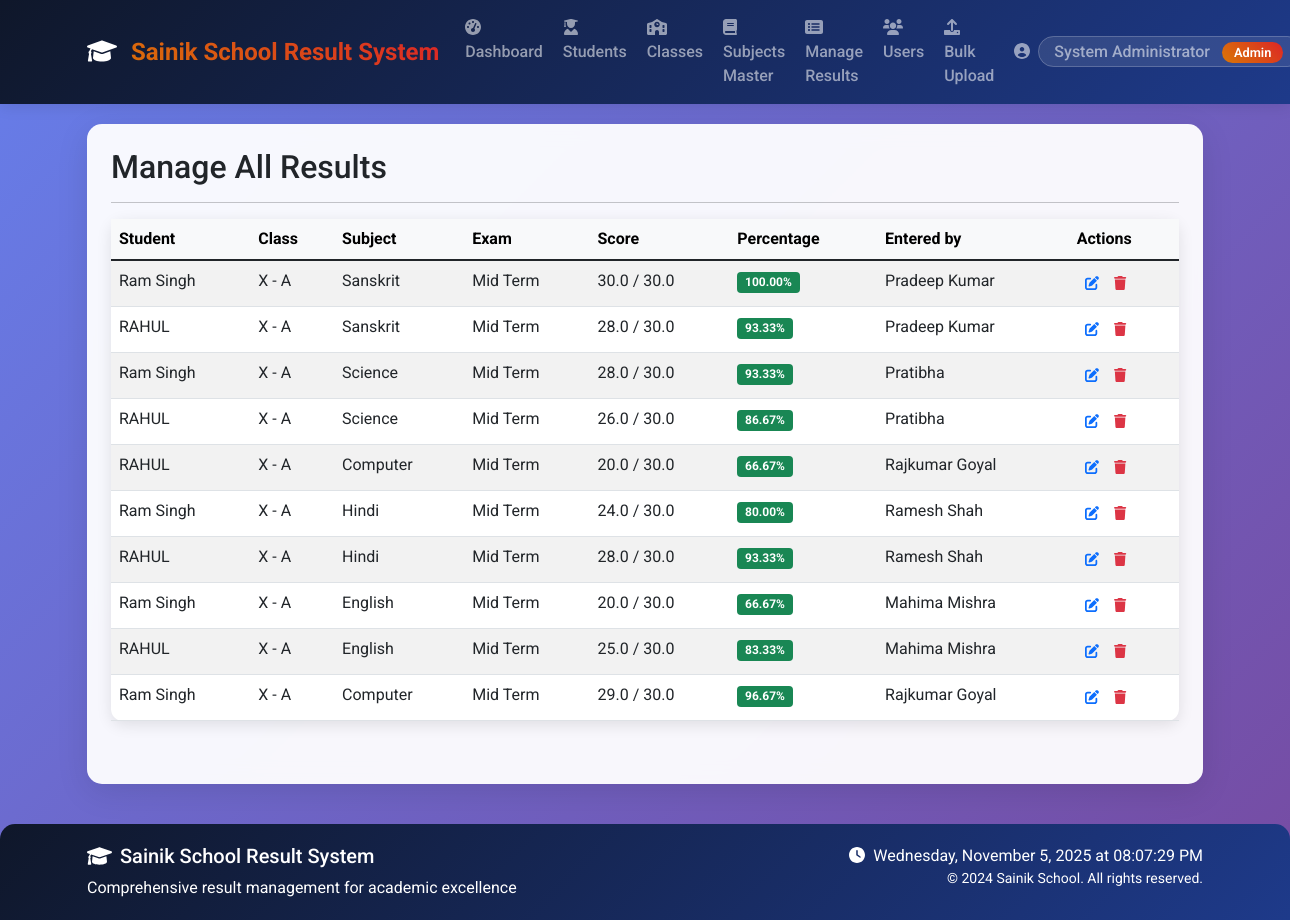
The app's page /admin/manage_all_results (signed in) with its own data.
### tables this page shows
CREATE TABLE users (
            id INTEGER PRIMARY KEY AUTOINCREMENT,
            username TEXT UNIQUE NOT NULL,
            password TEXT NOT NULL,
            role TEXT NOT NULL CHECK(role IN ('admin', 'teacher', 'student')),
            name TEXT NOT NULL,
            email TEXT,
            created_at TIMESTAMP DEFAULT CURRENT_TIMESTAMP
        , student_id INTEGER REFERENCES students(id));

CREATE TABLE results (
            id INTEGER PRIMARY KEY AUTOINCREMENT,
            student_id INTEGER NOT NULL,
            subject_id INTEGER NOT NULL,
            class_id INTEGER NOT NULL,
            teacher_id INTEGER NOT NULL,
            marks_obtained REAL NOT NULL,
            total_marks REAL NOT NULL,
            exam_type TEXT,
            exam_date DATE DEFAULT CURRENT_DATE,
            academic_year TEXT,
            created_at TIMESTAMP DEFAULT CURRENT_TIMESTAMP,
            FOREIGN KEY (student_id) REFERENCES users (id),
            FOREIGN KEY (subject_id) REFERENCES subjects (id),
            FOREIGN KEY (class_id) REFERENCES classes (id),
            FOREIGN KEY (teacher_id) REFERENCES users (id)
        );

CREATE TABLE classes (
            id INTEGER PRIMARY KEY AUTOINCREMENT,
            class_name TEXT NOT NULL UNIQUE,
            section TEXT,
            teacher_id INTEGER,
            FOREIGN KEY (teacher_id) REFERENCES users (id)
        );

CREATE TABLE subjects (
            id INTEGER PRIMARY KEY AUTOINCREMENT,
            subject_name TEXT NOT NULL UNIQUE,
            subject_code TEXT UNIQUE
        );

### app.py (the view)
@app.route('/admin/manage_all_results')
@login_required
def manage_all_results():
    if current_user.role != 'admin':
        flash('Access denied!', 'danger')
        return redirect(url_for('index'))
    results = Result.get_all_results()
    return render_template('manage_results.html',
                         results=results,
                         title="Manage All Results",
                         user_role='admin')

### app.py (called while the page is built)
@login_manager.user_loader
def load_user(user_id):
    return LoginUser.get(user_id)

### auth.py (called while the page is built)
    @staticmethod
    def get(user_id):
        user = User.get_by_id(user_id)
        if user:
            return LoginUser(user.id, user.username, user.role, user.name)
        return None

### database.py (called while the page is built)
def get_db_connection():
    conn = sqlite3.connect('school_results.db')
    conn.row_factory = sqlite3.Row
    return conn

### models.py (called while the page is built)
    @staticmethod
    def get_by_id(user_id):
        conn = get_db_connection()
        user = conn.execute(
            'SELECT * FROM users WHERE id = ?', (user_id,)
        ).fetchone()
        conn.close()
        if user:
            return User(
                id=user['id'],
                username=user['username'],
                password=user['password'],
                role=user['role'],
                name=user['name'],
                email=user['email']
            )
        return None

    @staticmethod
    def get_all_results():
        conn = get_db_connection()
        results = conn.execute('''
            SELECT
                r.*,
                s.subject_name,
                u.name as student_name,
                c.class_name,
                c.section,
                t.name as teacher_name,
                (r.marks_obtained * 100.0 / r.total_marks) as percentage
            FROM results r
            JOIN subjects s ON r.subject_id = s.id
            JOIN users u ON r.student_id = u.id
            JOIN classes c ON r.class_id = c.id
            JOIN users t ON r.teacher_id = t.id
            ORDER BY r.created_at DESC
        ''').fetchall()
        conn.close()
        return results

### templates/manage_results.html (shortened to what this page needs)
{% extends "base.html" %}
{% block content %}
<div class="row">
    <div class="col-12">
        <h2>{{ title }}</h2>
        <hr>
    </div>
</div>
<div class="row">
    <div class="col-12">
        <div class="card">
            <div class="card-body p-0">
                <div class="table-responsive">
                    <table class="table table-striped table-hover mb-0">
                        <thead class="table-light">
                            <tr>
                                <th>Student</th>
                                <th>Class</th>
                                <th>Subject</th>
                                <th>Exam</th>
                                <th>Score</th>
                                <th>Percentage</th>
                                {% if user_role == 'admin' %}
                                <th>Entered by</th>
                                {% endif %}
                                <th>Actions</th>
                            </tr>
                        </thead>
                        <tbody>
                            {% for result in results %}
                            <tr>
                                <td>{{ result.student_name }}</td>
                                <td>{{ result.class_name }} - {{ result.section }}</td>
                                <td>{{ result.subject_name }}</td>
                                <td>{{ result.exam_type }}</td>
                                <td>{{ result.marks_obtained }} / {{ result.total_marks }}</td>
                                <td>
                                    <span class="badge bg-{{ 'success' if result.percentage >= 50 else 'danger' }}">
                                        {{ "%.2f"|format(result.percentage) }}%
                                    </span>
                                </td>
                                {% if user_role == 'admin' %}
                                <td>{{ result.teacher_name }}</td>
                                {% endif %}
                                <td>
                                    {% if user_role == 'admin' or result.teacher_id == current_user.id %}
                                    <div class="btn-group btn-group-sm">
                                        <a href="{{ url_for('edit_result', result_id=result.id) }}"
                                           class="btn btn-outline-primary" title="Edit">
                                            <i class="fas fa-edit"></i>
                                        </a>
                                        <button class="btn btn-outline-danger delete-result"
                                                data-result-id="{{ result.id }}"
                                                data-student-name="{{ result.student_name }}"
                                                title="Delete">
                                            <i class="fas fa-trash"></i>
                                        </button>
                                    </div>
                                    {% else %}
                                    <span class="text-muted" title="You can only edit/delete results you entered.">
                                        <i class="fas fa-lock"></i>
                                    </span>
                                    {% endif %}
                                </td>
                            </tr>
                            {% else %}
                            <tr>
                                <td colspan="8" class="text-center text-muted p-4">
                                    No results found.
                                </td>
                            </tr>
                            {% endfor %}
                        </tbody>
                    </table>
                </div>
            </div>
        </div>
    </div>
</div>
{% endblock %}

### templates/base.html (shortened to what this page needs)
<!DOCTYPE html>
<html lang="en">
<head>
    <link href="https://cdn.jsdelivr.net/npm/bootstrap@5.1.3/dist/css/bootstrap.min.css" rel="stylesheet">
    <link rel="stylesheet" href="https://cdnjs.cloudflare.com/ajax/libs/font-awesome/6.0.0/css/all.min.css">
</head>
<body>
    <nav class="navbar navbar-expand-lg navbar-dark bg-primary sticky-top">
        <div class="container">
            <a class="navbar-brand" href="{{ url_for('index') }}">
                <i class="fas fa-graduation-cap me-2"></i>
                Sainik School Result System
            </a>
            <div class="collapse navbar-collapse" id="navbarNav">
                <ul class="navbar-nav me-auto">
                    {% if current_user.is_authenticated %}
                        {% if current_user.role == 'admin' %}
                            <li class="nav-item">
                                <a class="nav-link" href="{{ url_for('admin_dashboard') }}">
                                    <i class="fas fa-tachometer-alt me-1"></i>Dashboard
                                </a>
                            </li>
                            <li class="nav-item">
                                <a class="nav-link" href="{{ url_for('manage_students') }}">
                                    <i class="fas fa-user-graduate me-1"></i>Students
                                </a>
                            </li>
                            <li class="nav-item">
                                <a class="nav-link" href="{{ url_for('manage_classes') }}">
                                    <i class="fas fa-school me-1"></i>Classes
                                </a>
                            </li>
                            <li class="nav-item">
                                <a class="nav-link" href="{{ url_for('manage_subjects_master') }}">
                                    <i class="fas fa-book me-1"></i>Subjects Master
                                </a>
                            </li>
                            <li class="nav-item">
                                <a class="nav-link" href="{{ url_for('manage_all_results') }}">
                                    <i class="fas fa-list-alt me-1"></i>Manage Results
                                </a>
                            </li>
                            <li class="nav-item">
                                <a class="nav-link" href="{{ url_for('manage_users') }}">
                                    <i class="fas fa-users me-1"></i>Users
                                </a>
                            </li>
                            <li class="nav-item">
                                <a class="nav-link" href="{{ url_for('upload_data') }}">
                                    <i class="fas fa-upload me-1"></i>Bulk Upload
                                </a>
                            </li>
                        {% endif %}
                    {% endif %}
                </ul>
                <div class="navbar-nav ms-auto">
                    {% if current_user.is_authenticated %}
                        <div class="nav-item dropdown">
                            <a class="nav-link dropdown-toggle" href="#" id="navbarDropdown" role="button" data-bs-toggle="dropdown">
                                <i class="fas fa-user-circle me-1"></i>
                                <span class="welcome-text">
                                    {{ current_user.name }}
                                    <span class="role-badge ms-2">{{ current_user.role|title }}</span>
                                </span>
                            </a>
                        </div>
                    {% else %}
                        <a class="nav-link" href="{{ url_for('login') }}">
                            <i class="fas fa-sign-in-alt me-1"></i>Login
                        </a>
                    {% endif %}
                </div>
            </div>
        </div>
    </nav>
    <div class="container">
        <div class="main-container p-4">
            {% block content %}{% endblock %}
        </div>
    </div>
    <footer class="footer">
        <div class="container">
            <div class="row">
                <div class="col-md-6">
                    <h5><i class="fas fa-graduation-cap me-2"></i>Sainik School Result System</h5>
                    <p class="mb-0">Comprehensive result management for academic excellence</p>
                </div>
                <div class="col-md-6 text-md-end">
                    <p class="mb-0">
                        <i class="fas fa-clock me-1"></i>
                        <span id="current-time"></span>
                    </p>
                    <p class="mb-0 small">
                        &copy; 2024 Sainik School. All rights reserved.
                    </p>
                </div>
            </div>
        </div>
    </footer>
</body>
</html>

### templates/base.html (style rules this page uses)
:root { --sainik-blue: #1e3a8a; --sainik-red: #dc2626; --sainik-gold: #d97706; --sainik-dark: #0f172a; }
body { font-family: 'Roboto', sans-serif; background: linear-gradient(135deg, #667eea 0%, #764ba2 100%); min-height: 100vh; }
.main-container { background: rgba(255, 255, 255, 0.95); backdrop-filter: blur(10px); border-radius: 15px; box-shadow: 0 8px 32px rgba(0, 0, 0, 0.1); margin-top: 20px; margin-bottom: 20px; min-height: calc(100vh - 140px); }
.navbar-brand { font-weight: 700; font-size: 1.5rem; background: linear-gradient(45deg, var(--sainik-gold), var(--sainik-red)); -webkit-background-clip: text; -webkit-text-fill-color: transparent; background-clip: text; }
.navbar { background: linear-gradient(135deg, var(--sainik-dark), var(--sainik-blue)) !important; box-shadow: 0 2px 15px rgba(0, 0, 0, 0.1); }
.nav-link { font-weight: 500; transition: all 0.3s ease; border-radius: 5px; margin: 0 2px; }
.welcome-text { background: rgba(255, 255, 255, 0.1); padding: 5px 15px; border-radius: 20px; border: 1px solid rgba(255, 255, 255, 0.2); }
.footer { background: linear-gradient(135deg, var(--sainik-dark), var(--sainik-blue)); color: white; padding: 20px 0; margin-top: 40px; border-radius: 15px 15px 0 0; }
.role-badge { background: linear-gradient(45deg, var(--sainik-gold), var(--sainik-red)); color: white; padding: 3px 12px; border-radius: 15px; font-size: 0.8rem; font-weight: 600; }
.card { transition: all 0.3s ease; border: none; border-radius: 12px; box-shadow: 0 4px 15px rgba(0, 0, 0, 0.1); }
.btn { border-radius: 8px; font-weight: 500; transition: all 0.3s ease; border: none; }

### records on screen
users: name "System Administrator", role "Admin"
results: student_name "Ram Singh", class_name "X", section "A", subject_name "Sanskrit", exam_type "Mid Term", marks_obtained "30.0", total_marks "30.0", percentage "100.00", teacher_name "Pradeep Kumar"
results: student_name "RAHUL", class_name "X", section "A", subject_name "Sanskrit", exam_type "Mid Term", marks_obtained "28.0", total_marks "30.0", percentage "93.33", teacher_name "Pradeep Kumar"
results: student_name "Ram Singh", class_name "X", section "A", subject_name "Science", exam_type "Mid Term", marks_obtained "28.0", total_marks "30.0", percentage "93.33", teacher_name "Pratibha"
results: student_name "RAHUL", class_name "X", section "A", subject_name "Science", exam_type "Mid Term", marks_obtained "26.0", total_marks "30.0", percentage "86.67", teacher_name "Pratibha"
results: student_name "RAHUL", class_name "X", section "A", subject_name "Computer", exam_type "Mid Term", marks_obtained "20.0", total_marks "30.0", percentage "66.67", teacher_name "Rajkumar Goyal"
results: student_name "Ram Singh", class_name "X", section "A", subject_name "Hindi", exam_type "Mid Term", marks_obtained "24.0", total_marks "30.0", percentage "80.00", teacher_name "Ramesh Shah"
results: student_name "RAHUL", class_name "X", section "A", subject_name "Hindi", exam_type "Mid Term", marks_obtained "28.0", total_marks "30.0", percentage "93.33", teacher_name "Ramesh Shah"
results: student_name "Ram Singh", class_name "X", section "A", subject_name "English", exam_type "Mid Term", marks_obtained "20.0", total_marks "30.0", percentage "66.67", teacher_name "Mahima Mishra"
results: student_name "RAHUL", class_name "X", section "A", subject_name "English", exam_type "Mid Term", marks_obtained "25.0", total_marks "30.0", percentage "83.33", teacher_name "Mahima Mishra"
results: student_name "Ram Singh", class_name "X", section "A", subject_name "Computer", exam_type "Mid Term", marks_obtained "29.0", total_marks "30.0", percentage "96.67", teacher_name "Rajkumar Goyal"

### other values on screen
{{ title }} "Manage All Results"
